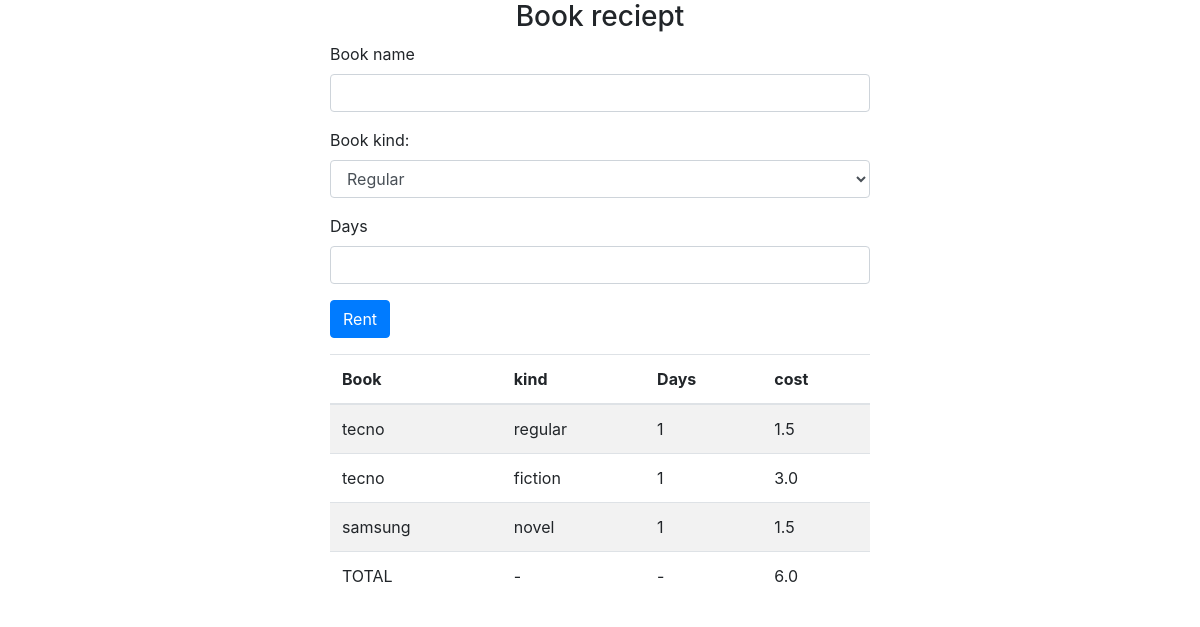
Before: / with the older database file.
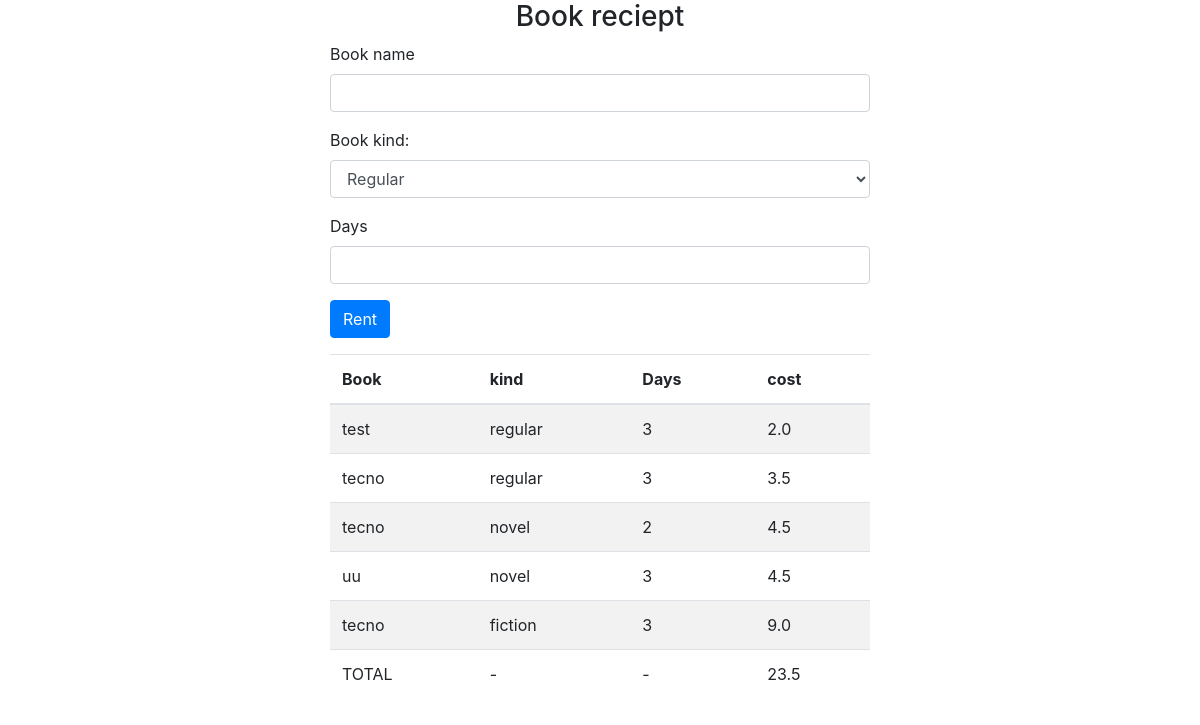
After: the same page with the newer database file.
### mainapp/models.py (models this page shows, shortened)
class Rent(models.Model):
    book = models.ForeignKey(Book, on_delete=models.CASCADE)
    days = models.PositiveIntegerField()
    charges = models.FloatField(default=0)

class Book(models.Model):
    name = models.CharField(max_length=200, default='book')
    kind = models.CharField(max_length=200,null=True,blank=True,choices=BOOK_TYPES)

### mainapp/views.py (the view, shortened to what this page needs)
# urls.py: url(r'$',index,name='index-page')
def index(request):
	rented = Rent.objects.all()
	total = 0
	for rent in rented:
		total += rent.charges
	return render(request,"index.html",{'rented':rented,'total':total})

### mainapp/templates/index.html (shortened to what this page needs)
<!DOCTYPE html>
<html>
<head>
    <link rel="stylesheet" href="https://stackpath.bootstrapcdn.com/bootstrap/4.1.3/css/bootstrap.min.css"
>
</head>
<body>
<div class="container  text-center">
    <div class="row">
        <div class="col-12">
            <h3>Book reciept</h3>
        </div>
    </div>
</div>
<div class="container">
    <div class="row justify-content-center">
        <div class="col-md-6">
            <form action="" method="post">
                <div class="form-group">
                    <label>Book name</label>
                    <input name="name" type="text" class="form-control" required>
                </div>
                <div class="form-group">
                    <label>Book kind:</label>
                    <select name="kind" class="form-control" required>
                        <option value="regular">Regular</option>
                    </select>
                </div>
                <div class="form-group">
                    <label>Days</label>
                    <input name="days" type="number" class="form-control" required>
                </div>
                <div class="form-group">
                    <button type="submit" class="btn btn-primary">Rent</button>
                </div>
            </form>
        </div>
    </div>
</div>
<div class="container">
    <div class="row justify-content-center">
        <div class="col-md-6">
            <table class="table table-striped">
                <thead>
                <tr>
                    <th>Book</th>
                    <th>kind</th>
                    <th>Days</th>
                    <th>cost</th>
                </tr>
                </thead>
                <tbody>
                {% for rent in rented %}
                <tr>
                    <td>{{rent.book.name}}</td>
                    <td>{{rent.book.kind}}</td>
                    <td>{{rent.days}}</td>
                    <td>{{rent.charges}}</td>
                </tr>
                {% endfor %}
                <tr>
                    <td>TOTAL</td>
                    <td>-</td>
                    <td>-</td>
                    <td>{{total}}</td>
                </tr>
                </tbody>
            </table>
        </div>
    </div>
</div>
</body>
</html>

Changed rows visible on the page:
removed Rent: book.name "tecno", book.kind "regular", days "1", charges "1.5"
removed Rent: book.name "tecno", book.kind "fiction", days "1", charges "3.0"
removed Rent: book.name "samsung", book.kind "novel", days "1", charges "1.5"
added Rent: book.name "test", book.kind "regular", days "3", charges "2.0"
added Rent: book.name "tecno", book.kind "regular", days "3", charges "3.5"
added Rent: book.name "tecno", book.kind "novel", days "2", charges "4.5"
added Rent: book.name "uu", book.kind "novel", days "3", charges "4.5"
added Rent: book.name "tecno", book.kind "fiction", days "3", charges "9.0"
Other visible differences:
{{ total }}: "6.0" → "23.5"
